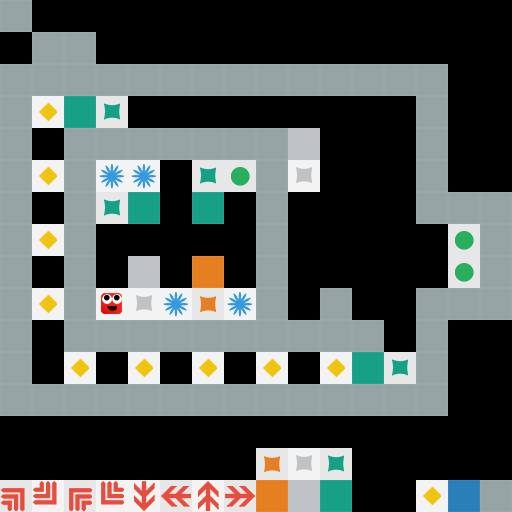

The image is a tile-based game level rendered from a .tmx file. Its description and complete source (layers, tilesets, objects, tile grids) follow:
An orthogonal 16x16 tile map with 32x32 px tiles, 1 tile layer (mainlevel) and 6 objects.

<map version="1.0" orientation="orthogonal" renderorder="right-down" width="16" height="16" tilewidth="32" tileheight="32" nextobjectid="33">
 <tileset firstgid="1" name="levelEditor" tilewidth="32" tileheight="32" tilecount="64">
  <image source="levelEditor.png" width="256" height="256" />
 </tileset>
 <layer name="mainlevel" width="16" height="16">
  <data encoding="csv">
2,0,0,0,0,0,0,0,0,0,0,0,0,0,0,0,
0,2,2,0,0,0,0,0,0,0,0,0,0,0,0,0,
2,2,2,2,2,2,2,2,2,2,2,2,2,2,0,0,
2,16,3,11,0,0,0,0,0,0,0,0,0,2,0,0,
2,0,2,2,2,2,2,2,2,6,0,0,0,2,0,0,
2,16,2,10,10,0,11,9,2,14,0,0,0,2,0,0,
2,0,2,11,3,0,3,0,2,0,0,0,0,2,2,2,
2,16,2,0,0,0,0,0,2,0,0,0,0,0,9,2,
2,0,2,0,6,0,5,0,2,0,0,0,0,0,9,2,
2,16,2,1,14,10,13,10,2,0,2,0,0,2,2,2,
2,0,2,2,2,2,2,2,2,2,2,2,0,2,0,0,
2,0,16,0,16,0,16,0,16,0,16,3,11,2,0,0,
2,2,2,2,2,2,2,2,2,2,2,2,2,2,0,0,
0,0,0,0,0,0,0,0,0,0,0,0,0,0,0,0,
0,0,0,0,0,0,0,0,13,14,11,0,0,0,0,0,
25,26,27,28,17,18,19,20,5,6,3,0,0,16,7,2
</data>
 </layer>
 <objectgroup name="ConnectLayer">
  <object id="21" x="112" y="177.333">
   <polyline points="0,0 131.333,129.333" />
  </object>
  <object id="25" x="146" y="307.333">
   <polyline points="0,0 0,-37.3333" />
  </object>
  <object id="26" x="112" y="206.667">
   <polyline points="0,0 39.3333,1.33333" />
  </object>
  <object id="27" x="203.333" y="175.333">
   <polyline points="0,0 7.33333,38" />
  </object>
  <object id="29" x="211.333" y="304">
   <polyline points="0,0 2,-40" />
  </object>
  <object id="31" x="144.667" y="174">
   <polyline points="0,0 33.3333,129.333" />
  </object>
 </objectgroup>
</map>
